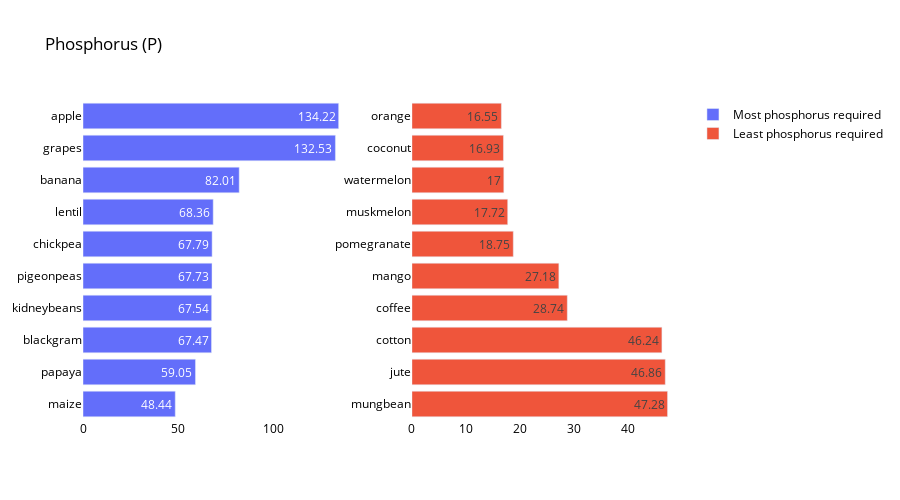

Here is the notebook cell this chart was saved with:
### Code cell
crop_summary_P = crop_summary.sort_values(by='P', ascending=False)
  
fig = make_subplots(rows=1, cols=2)

top = {
    'y' : crop_summary_P['P'][0:10].sort_values().index,
    'x' : crop_summary_P['P'][0:10].sort_values()
}

last = {
    'y' :crop_summary_P['P'][-10:].index,
    'x' : crop_summary_P['P'][-10:]
    }

fig.add_trace(
    go.Bar(top,
           name="Most phosphorus required",
           orientation='h',
          text=top['x']),
    
    row=1, col=1
)
fig.add_trace(
    go.Bar(last,
           name="Least phosphorus required",
           orientation='h',
          text=last['x']),
    row=1, col=2
)
fig.update_traces(texttemplate='%{text}', textposition='inside')
fig.update_layout(title_text="Phosphorus (P)",
                  plot_bgcolor='white',
                  font_size=12, 
                  font_color='black',
                 height=500)
fig.update_xaxes(showgrid=False)
fig.update_yaxes(showgrid=False)
fig.show()

### Figure 1 — Plotly figure (JSON) as saved in the notebook; plotly's stock layout.template omitted (floating-point values rounded to 4 significant figures)
{"data": [{"name": "Most phosphorus required", "orientation": "h", "text": [48.44, 59.05, 67.47, 67.54, 67.73, 67.79, 68.36, 82.01, 132.5, 134.2], "textposition": "inside", "texttemplate": "%{text}", "type": "bar", "x": [48.44, 59.05, 67.47, 67.54, 67.73, 67.79, 68.36, 82.01, 132.5, 134.2], "xaxis": "x", "y": ["maize", "papaya", "blackgram", "kidneybeans", "pigeonpeas", "chickpea", "lentil", "banana", "grapes", "apple"], "yaxis": "y"}, {"name": "Least phosphorus required", "orientation": "h", "text": [47.28, 46.86, 46.24, 28.74, 27.18, 18.75, 17.72, 17, 16.93, 16.55], "textposition": "inside", "texttemplate": "%{text}", "type": "bar", "x": [47.28, 46.86, 46.24, 28.74, 27.18, 18.75, 17.72, 17, 16.93, 16.55], "xaxis": "x2", "y": ["mungbean", "jute", "cotton", "coffee", "mango", "pomegranate", "muskmelon", "watermelon", "coconut", "orange"], "yaxis": "y2"}], "layout": {"font": {"color": "black", "size": 12}, "height": 500, "plot_bgcolor": "white", "title": {"text": "Phosphorus (P)"}, "xaxis": {"anchor": "y", "domain": [0, 0.45], "showgrid": false}, "xaxis2": {"anchor": "y2", "domain": [0.55, 1], "showgrid": false}, "yaxis": {"anchor": "x", "domain": [0, 1], "showgrid": false}, "yaxis2": {"anchor": "x2", "domain": [0, 1], "showgrid": false}}}
